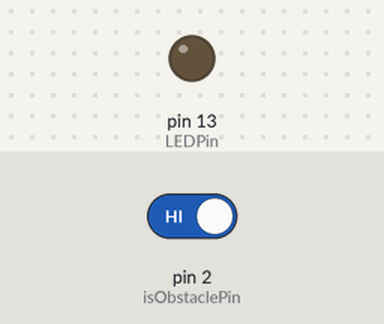
A sketch run on a simulated Arduino Uno, built with avr-gcc and run on an emulated ATmega328P. Parts: output pins drawn as LEDs (lit = HIGH). Inputs (shaded band) come from the test bench; at power-on: pin 2 (isObstaclePin) HIGH. What the sketch prints to the serial monitor is not drawn.

Above: at 1.2 s.
1.3 s: pin 2 (isObstaclePin) driven LOW
At 2.1 s:
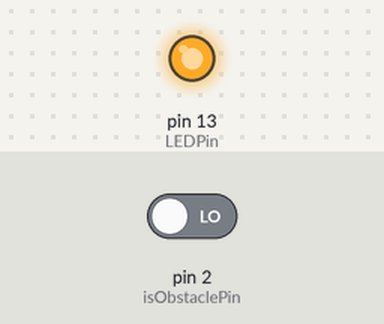
2.9 s: pin 2 (isObstaclePin) driven HIGH
At 3.4 s:
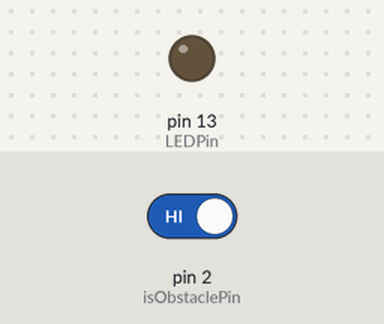
Timing chart, 0 to 5.9 s (numbered marks = the images above; inputs shaded):
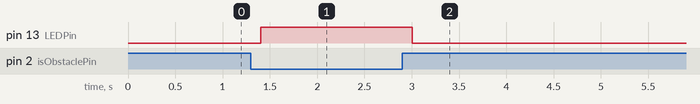

The sketch:

lesson_11_1_sample.ino
```cpp
int LEDPin = 13;  //LEDピンを13番に設定　（Arduino本体のLED）
int isObstaclePin = 2;  // 2番ピンを赤外線センサーに接続
int isObstacle = HIGH;  // 障害物が無い場合

void setup() {
  pinMode(isObstaclePin, INPUT);
  pinMode(LEDPin, OUTPUT);
  Serial.begin(9600);
}

void loop() {
  isObstacle = digitalRead(isObstaclePin);
  if (isObstacle == LOW)  //障害物がある場合
  {
    Serial.println("物体を検知しました！！　LEDをオン");
    digitalWrite(LEDPin, HIGH); //LEDをON
  }
  else  //障害物がない場合
  {
    Serial.println("物体はありません　LEDオフ");
    digitalWrite(LEDPin, LOW); //LEDをOFF
  }
  delay(200);
}
```

Measured:
- after the input at 1.3 s, pin 13 (LEDPin): LOW → HIGH after 0.10 s
- after the input at 2.9 s, pin 13 (LEDPin): HIGH → LOW after 0.11 s
